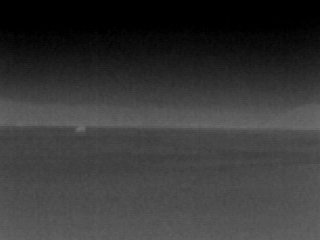
%> input picture ship/1.bmp, 320 x 240 px
$ octave --eval "mygraypro;"   (GNU Octave 9; MATLAB toolbox functions it lacks are replaced by stand-ins)
%> lines starting %> are read from the running program, lines starting %| are printed output that depends on the picture
### ship/mycreateFit.m
function [fitresult, gof] = mycreateFit(x0, conre)
%CREATEFIT(X0,CONRE)
%  Create a fit.
%
%  Data for 'untitled fit 1' fit:
%      X Input : x0
%      Y Output: conre
%  Output:
%      fitresult : a fit object representing the fit.
%      gof : structure with goodness-of fit info.
%
%  See also FIT, CFIT, SFIT.

%  Auto-generated by MATLAB on 15-Sep-2015 23:05:36


%% Fit: 'untitled fit 1'.
[xData, yData] = prepareCurveData( x0, conre );

% Set up fittype and options.
ft = fittype( 'gauss3' );
opts = fitoptions( 'Method', 'NonlinearLeastSquares' );
opts.Display = 'Off';
opts.Lower = [-Inf -Inf 0 -Inf -Inf 0 -Inf -Inf 0];
opts.StartPoint = [0.118385416666667 1 5.67102208382439 0.0318229166666667 72 4.11143900975369 0.0274264701147686 79 5.7515418959999];

% Fit model to data.
[fitresult, gof] = fit( xData, yData, ft, opts );

% Plot fit with data.
figure( 'Name', 'untitled fit 1' );
h = plot( fitresult, xData, yData );
legend( h, 'conre vs. x0', 'untitled fit 1', 'Location', 'NorthEast' );
% Label axes
xlabel( 'x0' );
ylabel( 'conre' );
grid on

### ship/mygraypro.m
function [] = mygraypro(I)

if nargin==0
       I=imread('1.bmp');
%> I is the input picture: size 240x320x3 uint8; min 0, max 111, mean 54.8
end
[m, n, v]=size(I);
%> m = 240; n = 320; v = 3
if v==3
    I=rgb2gray(I);
%> I: size 240x320 uint8
end
x0=(1:256)';
all=m*n;
%> all = 76800
[con,x]=imhist(I);
%> con = 256 values, max 9092 at index 1, min 0 at index 5, mean 300; x = 256 values from 0 to 255
conre=con/all;
%> conre = 256 values, max 0.118 at index 1, min 0 at index 5, mean 0.00391
figure(1)
subplot(1,3,1)
imshow(I);
subplot(1,3,2)
bar(x,con);
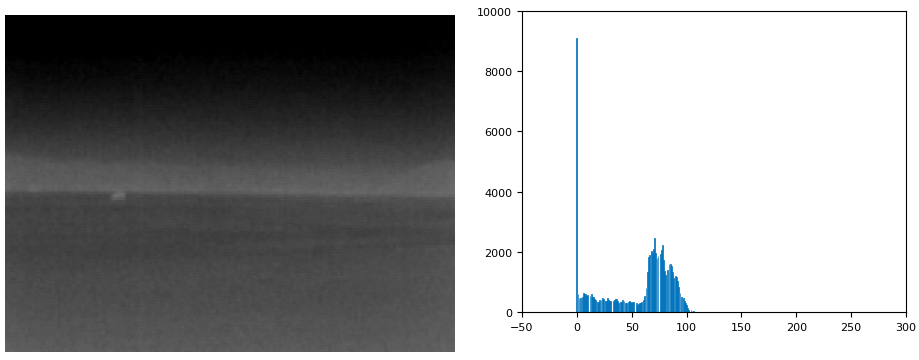
%> figure redrawn from the program's plot data, 2 panels
%> the run ends on the next line
mycreateFit(x0, conre);

K=uint8(zeros(30,320,8));
figure(2)
for i=1:8
    K(:,:,i)=I(((1+(i-1)*30):i*30),:);
    temphist=imhist(K(:,:,i));
    figure(2)
    subplot(4,4,i)
    imshow(K(:,:,i));
    figure(2)
    subplot(4,4,i+8)
    bar(temphist)

    temphistre=temphist/30/320;
    mycreateFit(x0, temphistre);
    tempsub=conre-temphistre;
    subres(i)=sum(abs(tempsub));
end
% for i=1:255
%     temp=length(find(I==i));
% end
[val ind]=min(subres)
lvl=graythresh(K(:,:,ind));
R=im2bw(K(:,:,ind),lvl);
figure
imshow(R);

$ run again, with ship/10.bmp copied over ship/1.bmp
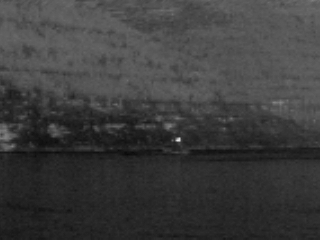
%> input picture ship/10.bmp, 320 x 240 px
%> in mygraypro, I is the input picture: size 240x320x3 uint8; min 8, max 228, mean 61.1
%> I: size 240x320 uint8
%> con = 256 values, max 2983 at index 42, min 0 at index 1, mean 300; x = 256 values from 0 to 255
%> conre = 256 values, max 0.0388 at index 42, min 0 at index 1, mean 0.00391
%> in mygraypro, `bar(x,con);`:
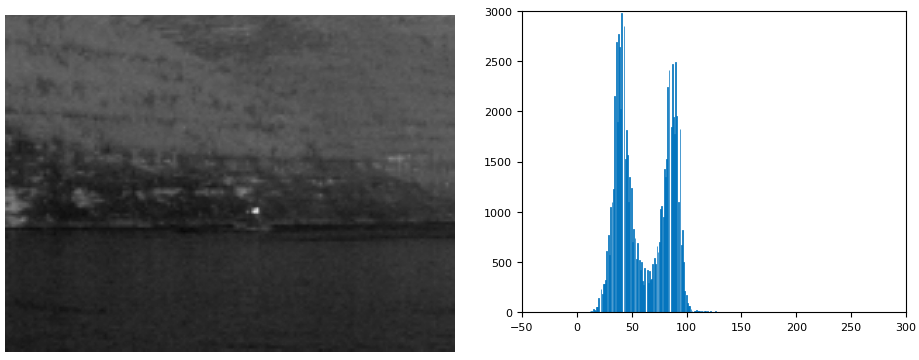
%> figure redrawn from the program's plot data, 2 panels

$ run again, with ship/11.bmp copied over ship/1.bmp
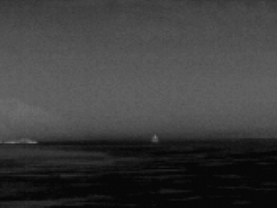
%> input picture ship/11.bmp, 277 x 208 px
%> in mygraypro, I is the input picture: size 208x277x3 uint8; min 4, max 129, mean 60.5
%> I: size 208x277 uint8
%> con = 256 values, max 2465 at index 9, min 0 at index 1, mean 225.1; x = 256 values from 0 to 255
%> conre = 256 values, max 0.0428 at index 9, min 0 at index 1, mean 0.00391
%> in mygraypro, `bar(x,con);`:
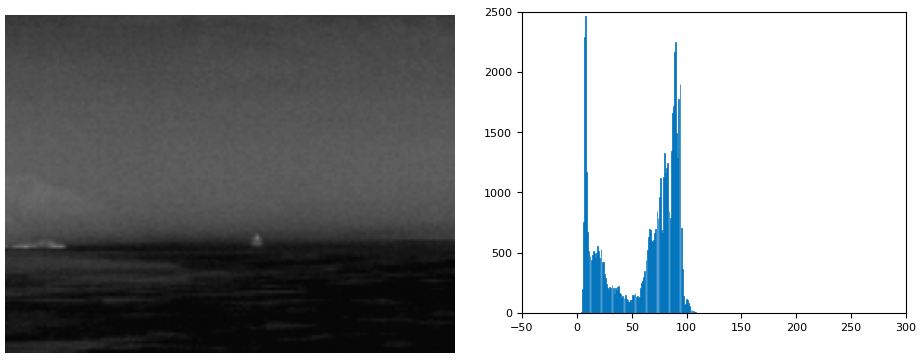
%> figure redrawn from the program's plot data, 2 panels

$ run again, with ship/12.bmp copied over ship/1.bmp
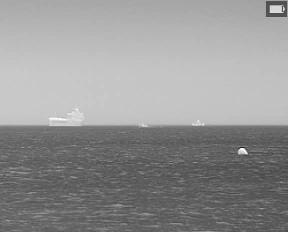
%> input picture ship/12.bmp, 288 x 232 px
%> in mygraypro, I is the input picture: size 232x288x3 uint8; min 22, max 255, mean 147.8
%> I: size 232x288 uint8
%> con = 256 values, max 2763 at index 197, min 0 at index 1, mean 261; x = 256 values from 0 to 255
%> conre = 256 values, max 0.0414 at index 197, min 0 at index 1, mean 0.00391
%> in mygraypro, `bar(x,con);`:
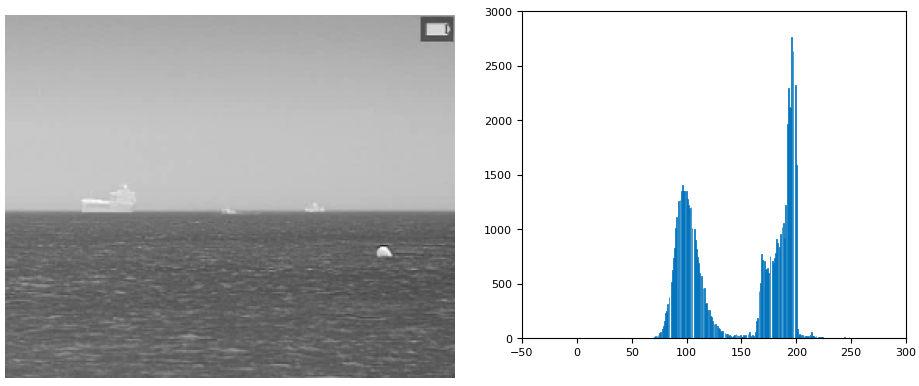
%> figure redrawn from the program's plot data, 2 panels
